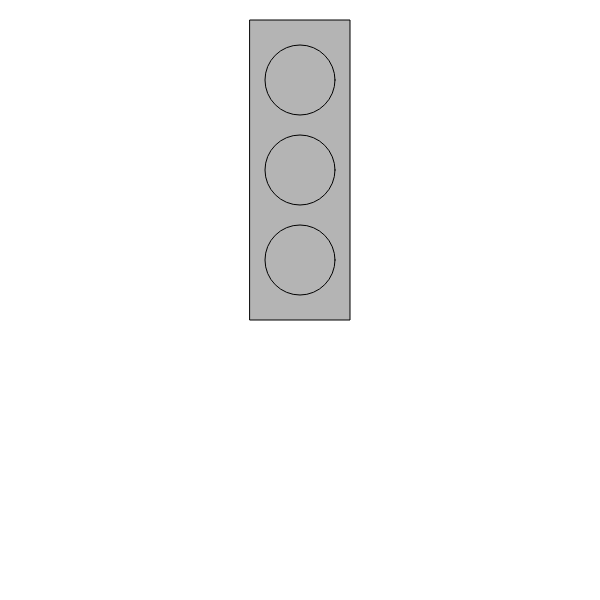
Frame 1 (no input)
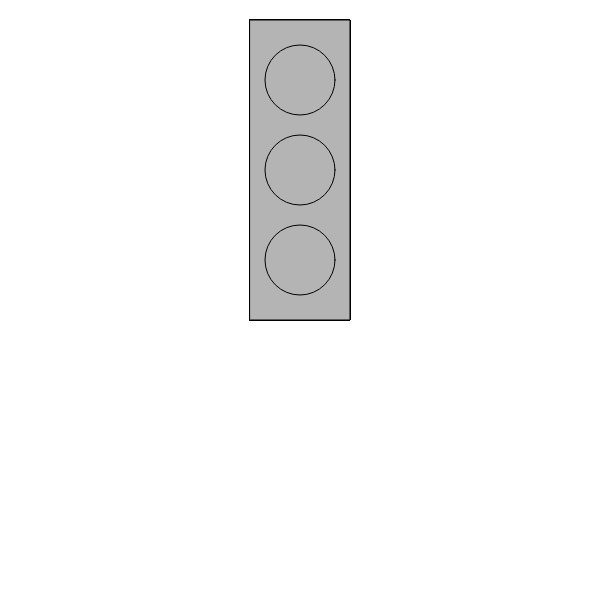
Frame 60 (no input)
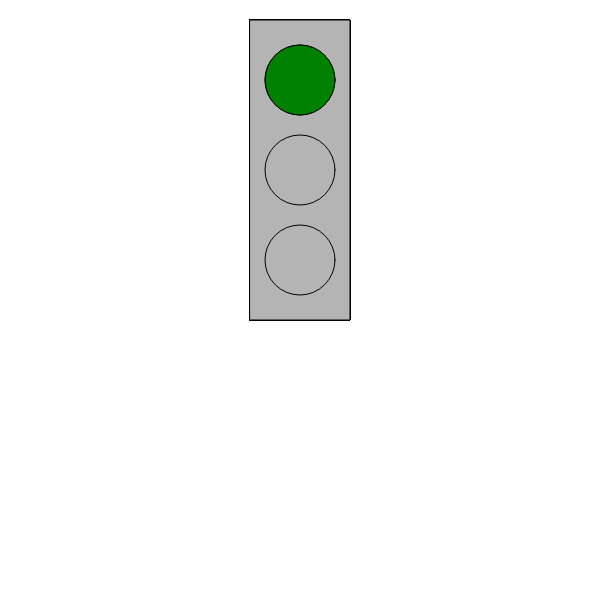
Frame 120 (the mouse pressed at the canvas centre since frame 60)

The p5.js sketch that drew these frames (run headless with seeded random() and noise() and a simulated clock; from frame 60 on, the mouse is pressed at the canvas centre):

// p5.js sketch
// ── sketch.js

//Creating Canvas 640 wide and 480 long
function setup () {
    createCanvas(600, 600); 
}


function draw(){

fill(180);
rect(250, 20, 100, 300);

circle(300, 80, 70);
circle(300, 170, 70);
circle(300, 260, 70);

if(mouseIsPressed) {
    if (mouseButton === LEFT) {
        fill("green");
        circle(300, 80, 70);
    } else if (mouseButton === RIGHT){
        fill("orange");
        circle(300, 170, 70);
    } else if (mouseButton === CENTER){
        fill("red");
        circle (300, 260, 70);
    }else {
        noFill();
    }  
}


mouseClicked();

function mouseClicked(){
    light = "green";

    if (light = "green"){
        console.log("light = green");
        light = "orange";
    } else if (light = "orange") {
        console.log("light =  orange");
        light = "red";
    } else if (light = "red"){
        console.log("light = Red");
    } else {
        noFill();
    }
}



//doesnt work yet :(
function keyTyped() {
    if (key === 'g') {
        fill("green");
        circle(300, 80, 70);
    } else if (key === 'o') {
        fill("orange");
        circle(300, 170, 70);
    }else if (key === 'r') {
        fill("red");
        circle (300, 260, 70);
    } else {
        noFill();
    }

}
}
